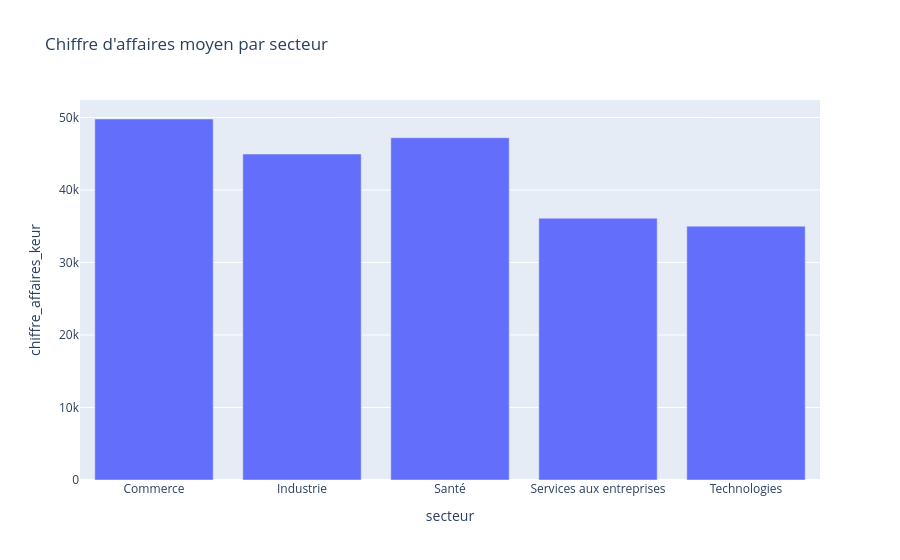

The notebook cell saved with this chart:
### Markdown cell above
## Partie 1

### Code cell
ca_par_secteur = df.groupby("secteur")["chiffre_affaires_keur"].mean().reset_index()

fig = px.bar(
    ca_par_secteur,
    x="secteur",
    y="chiffre_affaires_keur",
    title="Chiffre d'affaires moyen par secteur",
)

fig.show()

### Figure 1 — Plotly figure (JSON) as saved in the notebook; plotly's stock layout.template omitted (floating-point values rounded to 4 significant figures)
{"data": [{"hovertemplate": "secteur=%{x}<br>chiffre_affaires_keur=%{y}<extra></extra>", "legendgroup": "", "marker": {"color": "#636efa", "pattern": {"shape": ""}}, "name": "", "orientation": "v", "showlegend": false, "textposition": "auto", "type": "bar", "x": ["Commerce", "Industrie", "Santé", "Services aux entreprises", "Technologies"], "xaxis": "x", "y": [49790.0, 44960.0, 47210.0, 36110.0, 35010.0], "yaxis": "y"}], "layout": {"barmode": "relative", "legend": {"tracegroupgap": 0}, "title": {"text": "Chiffre d'affaires moyen par secteur"}, "xaxis": {"anchor": "y", "domain": [0, 1], "title": {"text": "secteur"}}, "yaxis": {"anchor": "x", "domain": [0, 1], "title": {"text": "chiffre_affaires_keur"}}}}
